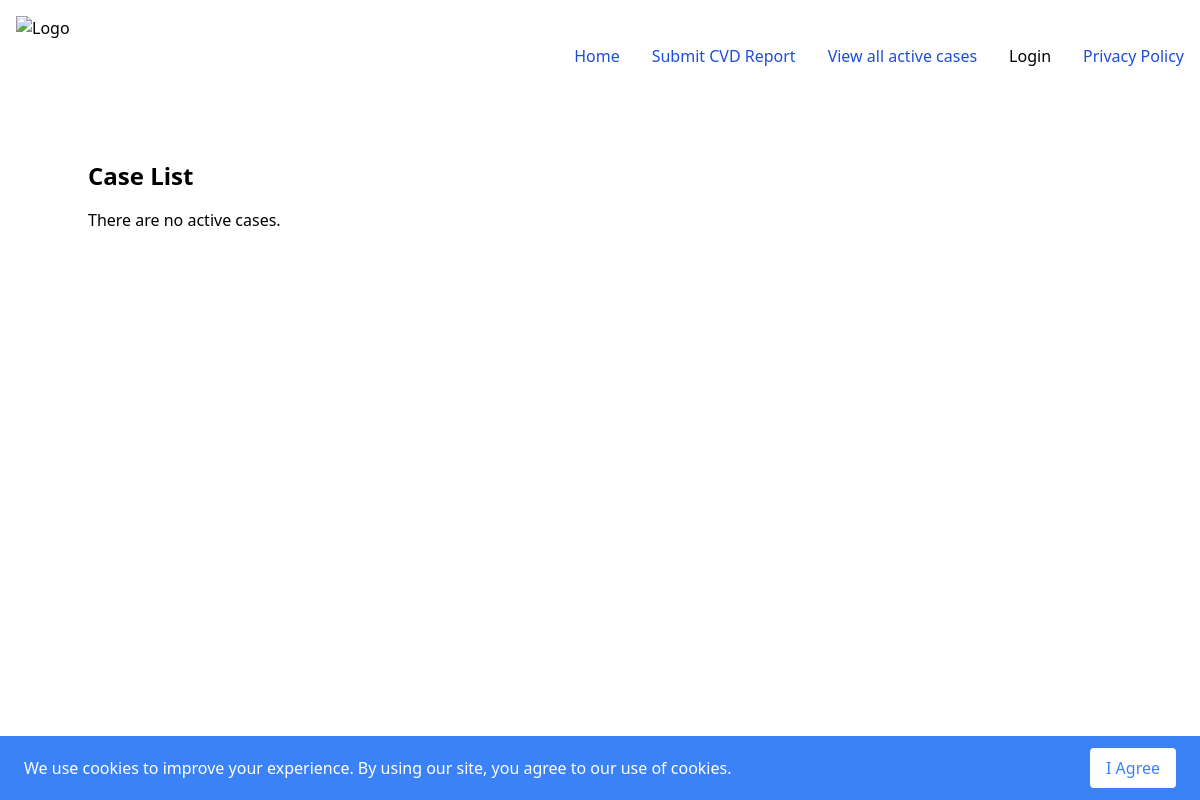
The page /cases/ on the database as committed earlier.
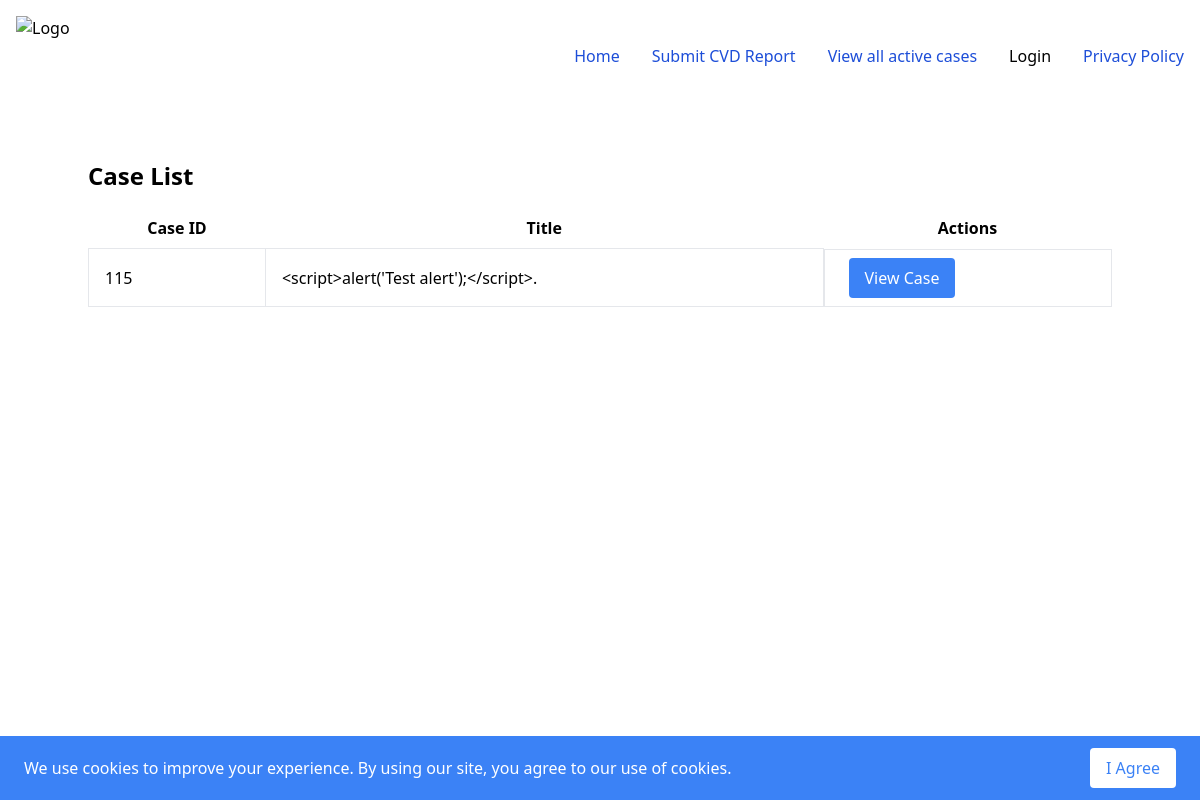
The same page on the database as committed later.
### cases_service/models.py (models this page shows, shortened)
class Case(models.Model):
    title = models.CharField(max_length=200)
    description = models.TextField()
    user = models.ForeignKey(User, on_delete=models.PROTECT, null=True)

### cases_service/views.py (the view)
# urls.py: path("", views.CaseListView.as_view(), name='case_list'),
class CaseListView(generic.ListView):
    model = Case
    template_name = 'cases_service/case_list.html'
    context_object_name = 'cases'
    def get_queryset(self):
        try:
            return Case.objects.all()
        except Exception as e:
            logger.exception("Error getting queryset in CaseListView: %s", e)
            return None

### cases_service/templates/cases_service/case_list.html (shortened to what this page needs)
{% extends 'base_app/base.html' %} {% block title %}Case List{% endblock %}
{%block content %}
<h1 class="text-2xl font-bold mb-4">Case List</h1>
{% if not cases %}
<p>There are no active cases.</p>
{% else %}
<table class="table-auto w-full">
  <thead>
    <tr>
      <th class="px-4 py-2">Case ID</th>
      <th class="px-4 py-2">Title</th>
      <th class="px-4 py-2">Actions</th>
    </tr>
  </thead>
  <tbody>
    {% for case in cases %}
    <tr>
      <td class="border px-4 py-2">{{ case.id }}</td>
      <td class="border px-4 py-2">{{ case.title }}</td>
      <td class="border px-4 py-2 flex items-center">
        <a
          href="{% url 'cases_service:case_detail' case.id %}"
          class="ml-2 bg-blue-500 text-white py-2 px-4 rounded hover:bg-blue-700"
        >
          View Case
        </a>
      </td>
    </tr>
    {% endfor %}
  </tbody>
</table>
{% endif %} {% endblock %}

Rows that differ between the two databases and show on the page:
added Case: id "115", title "<script>alert('Test alert');</script>."
Other text that changed with them:
text no longer shown: "There are no active cases."
text now shown: "Case ID Title Actions"
